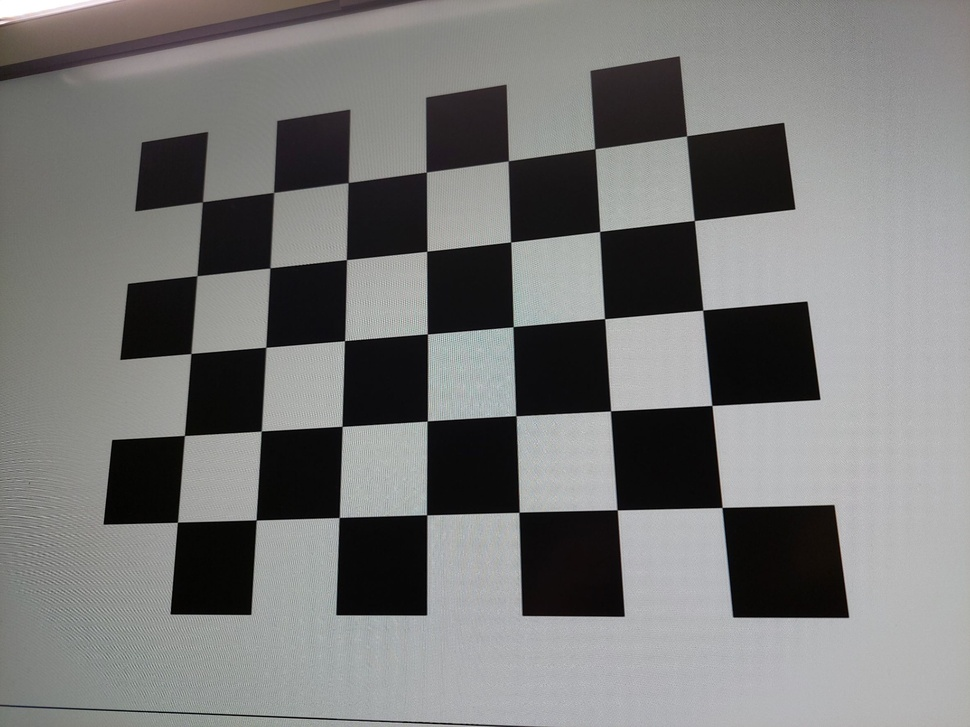
#> input picture hw9/images/camera_calibration_images/0.jpg, 970 x 727 px, shrunk from 2364 x 1773 before the run, found by its file name
$ python a.py
#> lines starting #> are read from the running program, lines starting #| are printed output that depends on the picture
### hw9/compute_fundamental_matrix.py
import numpy as np
import matplotlib.pyplot as plt
import cv2

def compute_fundamental_matrix(points1, points2):
    """
    計算基本矩陣 F
    points1, points2: 兩張圖片中對應的特徵點 (n×2 numpy array)
    """
    # 1. 資料標準化
    def normalize_points(points):
        # 計算質心
        centroid = np.mean(points, axis=0)
        # 計算到質心的平均距離
        dist = np.sqrt(np.sum((points - centroid) ** 2, axis=1))
        scale = np.sqrt(2) / np.mean(dist)

        # 標準化矩陣
        T = np.array([
            [scale, 0, -scale*centroid[0]],
            [0, scale, -scale*centroid[1]],
            [0, 0, 1]
        ])

        # 轉換為齊次座標
        points_h = np.hstack((points, np.ones((points.shape[0], 1))))
        # 應用標準化
        normalized_points = (T @ points_h.T).T

        return normalized_points[:, :2], T

    # 標準化兩組點
    norm_points1, T1 = normalize_points(points1)
    norm_points2, T2 = normalize_points(points2)

    # 2. 建立方程組
    n = len(points1)
    A = np.zeros((n, 9))
    for i in range(n):
        x1, y1 = norm_points1[i]
        x2, y2 = norm_points2[i]
        A[i] = [x2*x1, x2*y1, x2, y2*x1, y2*y1, y2, x1, y1, 1]

    # 3. 使用SVD求解
    _, _, V = np.linalg.svd(A)
    F = V[-1].reshape(3, 3)

    # 4. 強制F的秩��2
    U, S, Vt = np.linalg.svd(F)
    S[2] = 0  # 將最小的奇異值設為0
    F = U @ np.diag(S) @ Vt

    # 5. 反標準化
    F = T2.T @ F @ T1

    # 6. 正規化F
    F = F / F[2,2]
    return F

def compute_fundamental_matrix_with_RANSAC(points1, points2, threshold=1.0, num_iterations=1000):
    """
    使用RANSAC算法計算基本矩陣
    """
    best_F = None
    best_inliers = []
    max_inliers = 0

    for _ in range(num_iterations):
        # 1. 隨機選擇8個點
        idx = np.random.choice(len(points1), 8, replace=False)
        sample_points1 = points1[idx]
        sample_points2 = points2[idx]

        # 2. 計算F
        F = compute_fundamental_matrix(sample_points1, sample_points2)

        # 3. 計算所有點的誤差
        inliers = []
        for i in range(len(points1)):
            p1 = np.append(points1[i], 1)
            p2 = np.append(points2[i], 1)

            # 計算極線距離
            line = F @ p1
            error = abs(np.dot(p2, line)) / np.sqrt(line[0]**2 + line[1]**2)

            if error < threshold:
                inliers.append(i)

        # 4. 更新最佳結果
        if len(inliers) > max_inliers:
            max_inliers = len(inliers)
            best_inliers = inliers
            best_F = F


    # 5. 使用���有內點重新計算F
    if best_inliers:
        best_F = compute_fundamental_matrix(
            points1[best_inliers],
            points2[best_inliers]
        )

    return best_F, best_inliers

# [95 lines left out: functions select_corresponding_points, main, not called in this run]

# [2 lines that do not run on import are left out]

### hw9/a.py
import numpy as np
import cv2
import matplotlib.pyplot as plt
from compute_fundamental_matrix import compute_fundamental_matrix_with_RANSAC, select_corresponding_points

def compute_projection_matrices(F):
    """計算投影矩陣 P 和 P'"""
    # 確保F是2D數組
    F = np.array(F).reshape(3, 3)

    # P = [I|0] for first camera
    P1 = np.array([[1, 0, 0, 0],
                   [0, 1, 0, 0],
                   [0, 0, 1, 0]])

    # 從基本矩陣計算本質矩陣
    # 假設相機內參為單位矩陣（如果有實際的相機內參，應該使用真實值）
    E = F

    # 從本質矩陣分解得到 R 和 t
    U, _, Vt = np.linalg.svd(E)
    W = np.array([[0, -1, 0],
                  [1, 0, 0],
                  [0, 0, 1]])

    # 可能的 R 和 t
    R = U @ W @ Vt
    t = U[:, 2]

    # 確保R是旋轉矩陣（行列式為1）
    if np.linalg.det(R) < 0:
        R = -R
        t = -t

    # P' = [R|t]
    P2 = np.hstack((R, t.reshape(3, 1)))

    return P1, P2

def triangulate_points(P1, P2, points1, points2):
    """使用 DLT 進行三角測量"""
    points_3d = []
    for pt1, pt2 in zip(points1, points2):
        A = np.zeros((4, 4))
        A[0] = pt1[0] * P1[2] - P1[0]
        A[1] = pt1[1] * P1[2] - P1[1]
        A[2] = pt2[0] * P2[2] - P2[0]
        A[3] = pt2[1] * P2[2] - P2[1]

        _, _, Vt = np.linalg.svd(A)
        X = Vt[-1]
        X = X / X[3]  # 齊次座標正規化
        points_3d.append(X[:3])

    return np.array(points_3d)

def compute_reprojection_error(points_3d, points_2d, P):
    """計算重投影誤差"""
    errors = []
    for X, x in zip(points_3d, points_2d):
        # 將 3D 點投影到 2D
        X_h = np.append(X, 1)
        x_proj = P @ X_h
        x_proj = x_proj[:2] / x_proj[2]

        # 計算誤差
        error = np.linalg.norm(x_proj - x)
        errors.append(error)

    return np.mean(errors)

def plot_3d_points(points_3d, title="3D Points"):
    """繪製 3D 點雲"""
    fig = plt.figure()
    ax = fig.add_subplot(111, projection='3d')
    ax.scatter(points_3d[:, 0], points_3d[:, 1], points_3d[:, 2])
    ax.set_xlabel('X')
    ax.set_ylabel('Y')
    ax.set_zlabel('Z')
    ax.set_title(title)
    plt.show()

def upgrade_to_affine(P1, P2, points_3d):
    """將投影重建升級為仿射重建"""

    def estimate_plane_at_infinity():
        """估計無窮遠平面"""
        # 構建線性方程組來求解無窮遠平面
        n_points = len(points_3d)
        A = np.zeros((n_points, 4))

        # 使用平行性約束
        for i in range(n_points):
            X = np.append(points_3d[i], 1)  # 齊次座標
            A[i] = X

        # 使用SVD求解最小二乘解
        _, _, Vt = np.linalg.svd(A)
        pi_infinity = Vt[-1]  # 最小奇異值對應的向量
        return pi_infinity

    def compute_affine_transformation(pi_infinity):
        """計算仿射變換矩陣"""
        # 構建仿射變換矩陣
        Ha = np.eye(4)
        Ha[3, :] = pi_infinity

        return Ha

    # 1. 估計無窮遠平面
    pi_infinity = estimate_plane_at_infinity()

    # 2. 計算仿射變換矩陣
    Ha = compute_affine_transformation(pi_infinity)

    # 3. 更新3D點
    points_3d_affine = []
    for X in points_3d:
        X_h = np.append(X, 1)
        X_a = Ha @ X_h
        X_a = X_a[:3] / X_a[3]
        points_3d_affine.append(X_a)

    # 4. 更新相機矩陣
    P1_affine = P1 @ np.linalg.inv(Ha)
    P2_affine = P2 @ np.linalg.inv(Ha)

    return np.array(points_3d_affine), P1_affine, P2_affine, Ha

def upgrade_to_metric(P1_affine, P2_affine, points_3d_affine):
    """將仿射重建升級為度量重建"""

    def estimate_IAC():
        """估計絕對二次曲線 (Image of Absolute Conic)"""
        # 構建約束矩陣
        n_equations = 5
        A = np.zeros((n_equations, 6))

        # 從相機矩陣提取仿射變換部分
        A1 = P1_affine[:, :3]
        A2 = P2_affine[:, :3]

        def add_orthogonality_constraint(A_mat, row_idx):
            i1 = A_mat[0]
            i2 = A_mat[1]
            i3 = A_mat[2]

            # i1^T * i2 = 0
            A[row_idx] = [i1[0]*i2[0], i1[0]*i2[1] + i1[1]*i2[0],
                         i1[1]*i2[1], i1[2]*i2[0], i1[2]*i2[1], i1[2]*i2[2]]

            # ||i1|| = ||i2||
            A[row_idx+1] = [i1[0]**2 - i2[0]**2,
                           2*i1[0]*i1[1] - 2*i2[0]*i2[1],
                           i1[1]**2 - i2[1]**2,
                           2*i1[0]*i1[2] - 2*i2[0]*i2[2],
                           2*i1[1]*i1[2] - 2*i2[1]*i2[2],
                           i1[2]**2 - i2[2]**2]

        # 添加兩個相機約束
        add_orthogonality_constraint(A1, 0)
        add_orthogonality_constraint(A2, 2)

        # 求解線性方程組
        _, _, Vt = np.linalg.svd(A)
        omega = Vt[-1]

        # 重構 3x3 對稱矩陣
        Omega = np.array([[omega[0], omega[1], omega[3]],
                         [omega[1], omega[2], omega[4]],
                         [omega[3], omega[4], omega[5]]])

        # 確保矩陣是正定的
        eigenvals, eigenvecs = np.linalg.eigh(Omega)
        eigenvals = np.abs(eigenvals)  # 使所有特徵值為正
        Omega = eigenvecs @ np.diag(eigenvals) @ eigenvecs.T

        return Omega

    def compute_metric_transformation(Omega):
        """計算度量變換矩陣"""
        try:
            # 嘗試 Cholesky 分解
            L = np.linalg.cholesky(Omega)
        except np.linalg.LinAlgError:
            # 如果 Cholesky 分解失敗，使用特徵值分解
            eigenvals, eigenvecs = np.linalg.eigh(Omega)
            # 確保所有特徵值為正
            eigenvals = np.abs(eigenvals)
            # 計算等效的分解
            L = eigenvecs @ np.diag(np.sqrt(eigenvals))

        # 構建度量變換矩陣
        Hm = np.eye(4)
        Hm[:3, :3] = np.linalg.inv(L.T)

        return Hm

    # 1. 估計 IAC
    Omega = estimate_IAC()

    # 2. 計算度量變換矩陣
    Hm = compute_metric_transformation(Omega)

    # 3. 更新3D點
    points_3d_metric = []
    for X in points_3d_affine:
        X_h = np.append(X, 1)
        X_m = Hm @ X_h
        X_m = X_m[:3] / X_m[3]
        points_3d_metric.append(X_m)

    # 4. 更新相機矩陣
    P1_metric = P1_affine @ np.linalg.inv(Hm)
    P2_metric = P2_affine @ np.linalg.inv(Hm)

    return np.array(points_3d_metric), P1_metric, P2_metric, Hm

def main():
    # 讀取圖片
    img1 = cv2.imread('hw9/images/camera_calibration_images/0.jpg')
#> img1 is the input picture: shape (727, 970, 3); mean B, G, R 119.4, 120.4, 120.3
    img2 = cv2.imread('hw9/images/camera_calibration_images/1.jpg')
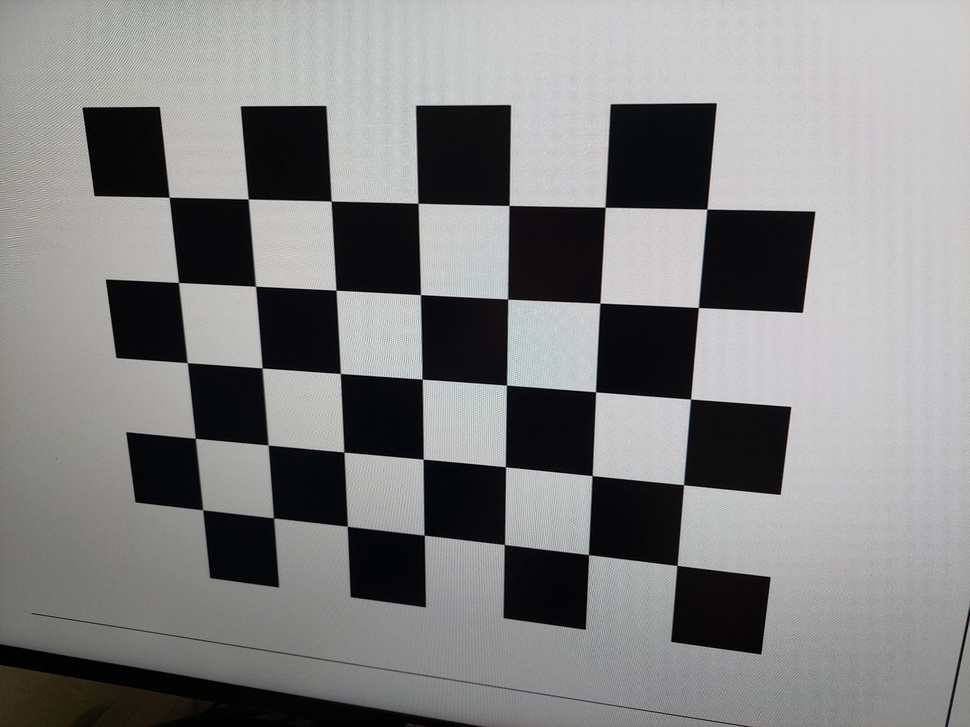
#> input picture hw9/images/camera_calibration_images/1.jpg, 970 x 727 px, shrunk from 2364 x 1773 before the run, found by its file name
#> img2 is the input picture: shape (727, 970, 3); mean B, G, R 130.1, 130.3, 130.2

    if img1 is None or img2 is None:
        print("無法讀取圖片！")
        return

    # 棋盤格參數
    CHECKERBOARD = (5, 7)
    criteria = (cv2.TERM_CRITERIA_EPS + cv2.TERM_CRITERIA_MAX_ITER, 30, 0.001)

    # 找到棋盤格角點
    gray1 = cv2.cvtColor(img1, cv2.COLOR_BGR2GRAY)
    gray2 = cv2.cvtColor(img2, cv2.COLOR_BGR2GRAY)

    ret1, corners1 = cv2.findChessboardCorners(gray1, CHECKERBOARD,
                                             cv2.CALIB_CB_ADAPTIVE_THRESH +
                                             cv2.CALIB_CB_FAST_CHECK +
                                             cv2.CALIB_CB_NORMALIZE_IMAGE)
#> ret1 = True; corners1 = 35 rows, first 8: [686.6, 135.8], [694.3, 220.5], [702.7, 310.1], [711.9, 405.4], [722, 507.5], [594.9, 148.8], [599.6, 231.5], [604.6, 318.6]

    ret2, corners2 = cv2.findChessboardCorners(gray2, CHECKERBOARD,
                                             cv2.CALIB_CB_ADAPTIVE_THRESH +
                                             cv2.CALIB_CB_FAST_CHECK +
                                             cv2.CALIB_CB_NORMALIZE_IMAGE)
#> ret2 = True; corners2 = 35 rows, first 8: [706.8, 209.2], [698.4, 307.5], [690.5, 399], [683.6, 484.7], [677, 565.4], [605.2, 207.2], [599.8, 303.2], [595.6, 391.8]

    if ret1 and ret2:
        # 優化角點位置
        corners1 = cv2.cornerSubPix(gray1, corners1, (11,11), (-1,-1), criteria)
#> corners1 = 35 rows, first 8: [686.5, 135.8], [694.3, 220.5], [702.7, 310.1], [711.8, 405.4], [722.1, 507.5], [594.8, 148.7], [599.6, 231.5], [604.5, 318.6]
        corners2 = cv2.cornerSubPix(gray2, corners2, (11,11), (-1,-1), criteria)
#> corners2 = 35 rows, first 8: [706.9, 209.1], [698.4, 307.5], [690.5, 399], [683.5, 484.7], [677, 565.4], [605.1, 207.2], [599.8, 303.1], [595.6, 391.8]

        # 轉換角點格式
        points1 = corners1.reshape(-1, 2)
#> points1 = 35 pairs, first value 177.4 to 722.1, second value 135.8 to 522.2
        points2 = corners2.reshape(-1, 2)
#> points2 = 35 pairs, first value 169.1 to 706.9, second value 197.2 to 565.4

        # 計算基本矩陣
        F, inliers = compute_fundamental_matrix_with_RANSAC(points1, points2)
#> the loop in compute_fundamental_matrix_with_RANSAC, `for _ in range(num_iterations):` made 1000 passes
#> (idx, T1 in compute_fundamental_matrix, T2 in compute_fundamental_matrix) on passes 1 to 3: ([29, 20, 16, 28, 22, 15, 10, 2], [[0.00861, 0, -3.52], [0, 0.00861, -2.55], [0, 0, 1]], [[0.009, 0, -3.66], [0, 0.009, -2.97], [0, 0, 1]]), ([17, 34, 12, 21, 24, 16, 7, 29], [[0.00885, 0, -3.42], [0, 0.00885, -3.37], [0, 0, 1]], [[0.0101, 0, -3.93], [0, 0.0101, -4.17], [0, 0, 1]]), ([2, 30, 23, 16, 13, 28, 9, 1], [[0.00716, 0, -3.37], [0, 0.00716, -2.48], [0, 0, 1]], [[0.00723, 0, -3.33], [0, 0.00723, -2.82], [0, 0, 1]])
#> (idx, T1 in compute_fundamental_matrix) on pass 35: ([34, 22, 18, 23, 20, 1, 8, 29], [[0.00804, 0, -3.22], [0, 0.00804, -3.06], [0, 0, 1]])
        print("Fundamental Matrix:\n", F)
#| Fundamental Matrix:
#|  [[ 2.05830502e-07  1.97670711e-06  6.35259401e-03]
#|  [ 3.20098115e-06  9.46022930e-07 -4.13020326e-04]
#|  [-8.49858684e-03 -2.54068776e-03  1.00000000e+00]]

        # 1. 投影重建
        P1, P2 = compute_projection_matrices(F)
        points_3d = triangulate_points(P1, P2, points1, points2)
#> the loop in triangulate_points, `for pt1, pt2 in zip(points1, points2):` made 35 passes
#> (pt1, pt2) on passes 1 to 12: ([686.5, 135.8], [706.9, 209.1]), ([694.3, 220.5], [698.4, 307.5]), ([702.7, 310.1], [690.5, 399]), ([711.8, 405.4], [683.5, 484.7]), ([722.1, 507.5], [677, 565.4]), ([594.8, 148.7], [605.1, 207.2]), ([599.6, 231.5], [599.8, 303.1]), ([604.5, 318.6], [595.6, 391.8]), ([610.5, 410.8], [592.1, 475.6]), ([617.1, 509.8], [588.5, 554.6]), ([508.3, 160.8], [509, 205.5]), ([510.6, 241.9], [507.6, 299.1])

        # 計算重投影誤差
        error1 = compute_reprojection_error(points_3d, points1, P1)
#> the loop in compute_reprojection_error, `for X, x in zip(points_3d, points_2d):` made 35 passes
#> (X, x) on passes 1 to 12: ([-0.19, 0.567, -0.000108], [686.5, 135.8]), ([-0.18, 0.537, -1.15e-05], [694.3, 220.5]), ([-0.17, 0.508, 6.49e-05], [702.7, 310.1]), ([-0.161, 0.482, 0.00012], [711.8, 405.4]), ([-0.154, 0.46, 0.000157], [722.1, 507.5]), ([-0.186, 0.557, -7.41e-05], [594.8, 148.7]), ([-0.175, 0.523, 3.95e-05], [599.6, 231.5]), ([-0.165, 0.493, 0.000123], [604.5, 318.6]), ([-0.156, 0.466, 0.000178], [610.5, 410.8]), ([-0.149, 0.445, 0.000211], [617.1, 509.8]), ([-0.182, 0.544, -1.72e-05], [508.3, 160.8]), ([-0.17, 0.507, 0.000113], [510.6, 241.9])
        error2 = compute_reprojection_error(points_3d, points2, P2)
#> the loop in compute_reprojection_error (call 2), `for X, x in zip(points_3d, points_2d):` made 35 passes
#> (X, x) on passes 1 to 12: ([-0.19, 0.567, -0.000108], [706.9, 209.1]), ([-0.18, 0.537, -1.15e-05], [698.4, 307.5]), ([-0.17, 0.508, 6.49e-05], [690.5, 399]), ([-0.161, 0.482, 0.00012], [683.5, 484.7]), ([-0.154, 0.46, 0.000157], [677, 565.4]), ([-0.186, 0.557, -7.41e-05], [605.1, 207.2]), ([-0.175, 0.523, 3.95e-05], [599.8, 303.1]), ([-0.165, 0.493, 0.000123], [595.6, 391.8]), ([-0.156, 0.466, 0.000178], [592.1, 475.6]), ([-0.149, 0.445, 0.000211], [588.5, 554.6]), ([-0.182, 0.544, -1.72e-05], [509, 205.5]), ([-0.17, 0.507, 0.000113], [507.6, 299.1])

        print("Projective Reconstruction:")
        print("P1:\n", P1)
#| P1:
#|  [[1 0 0 0]
#|  [0 1 0 0]
#|  [0 0 1 0]]
        print("P2:\n", P2)
#| P2:
#|  [[ 1.27132915e-02  9.96358127e-03 -9.99869541e-01 -5.70364730e-03]
#|  [-3.17482089e-01  9.48248822e-01  5.41241795e-03 -9.99983663e-01]
#|  [ 9.48179042e-01  3.17371861e-01  1.52186223e-02 -3.76780623e-04]]
        print(f"Reprojection errors: {error1:.3f}, {error2:.3f}")
#| Reprojection errors: 4867.379, 765.994

        # 繪製 3D 點雲
        plot_3d_points(points_3d, "Projective Reconstruction")
#> in plot_3d_points, `plt.show()`:
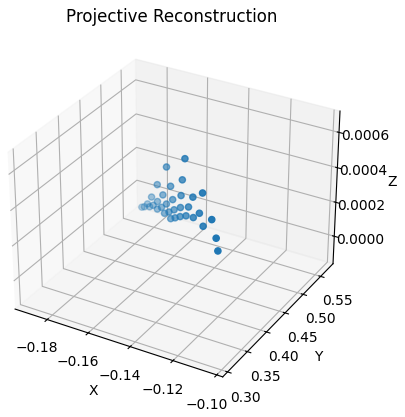
#> figure drawn by matplotlib, 1 panel

        # 2. 仿射重建
        points_3d_affine, P1_affine, P2_affine, Ha = upgrade_to_affine(P1, P2, points_3d)
#> the loop in upgrade_to_affine, `for X in points_3d:` made 35 passes
#> X on passes 1 to 12: [-0.19, 0.567, -0.000108], [-0.18, 0.537, -1.15e-05], [-0.17, 0.508, 6.49e-05], [-0.161, 0.482, 0.00012], [-0.154, 0.46, 0.000157], [-0.186, 0.557, -7.41e-05], [-0.175, 0.523, 3.95e-05], [-0.165, 0.493, 0.000123], [-0.156, 0.466, 0.000178], [-0.149, 0.445, 0.000211], [-0.182, 0.544, -1.72e-05], [-0.17, 0.507, 0.000113]

        # 計算仿射重建的重投影誤差
        error1_affine = compute_reprojection_error(points_3d_affine, points1, P1_affine)
        error2_affine = compute_reprojection_error(points_3d_affine, points2, P2_affine)

        print("\nAffine Reconstruction:")
        print("P1_affine:\n", P1_affine)
#| P1_affine:
#|  [[1. 0. 0. 0.]
#|  [0. 1. 0. 0.]
#|  [0. 0. 1. 0.]]
        print("P2_affine:\n", P2_affine)
#| P2_affine:
#|  [[-3.31478160e+00 -1.11296929e+00 -1.08400593e+01  1.04480892e+01]
#|  [-5.83705682e+02 -1.95928323e+02 -1.72521154e+03  1.83179603e+03]
#|  [ 7.28366081e-01  2.43191372e-01 -6.34820314e-01  6.90196525e-01]]
        print(f"Reprojection errors: {error1_affine:.3f}, {error2_affine:.3f}")
#| Reprojection errors: 4867.379, 765.994

        # 繪製仿射重建的3D點雲
        plot_3d_points(points_3d_affine, "Affine Reconstruction")
#> call 2 of plot_3d_points, with points_3d = array of shape (35, 3), title = 'Affine Reconstruction'
#> in plot_3d_points (call 2), `plt.show()`:
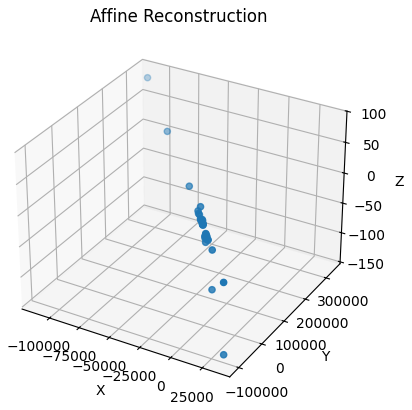
#> figure drawn by matplotlib, 1 panel

        # 3. 度量重建
        points_3d_metric, P1_metric, P2_metric, Hm = upgrade_to_metric(P1_affine, P2_affine, points_3d_affine)
#> the loop in upgrade_to_metric, `for X in points_3d_affine:` made 35 passes
#> X on passes 1 to 12: [2486, -7436.3, 1.42], [4830.9, -14445.1, 0.31], [14232.4, -42542.2, -5.44], [-112717.9, 336827.6, 84.16], [-28221.2, 84312.4, 28.83], [2601.1, -7778.2, 1.03], [6850.8, -20476.3, -1.55], [-71457.9, 213488.7, 53.36], [-10774.5, 32179.4, 12.3], [-9170.5, 27382.4, 12.98], [3187.7, -9528.1, 0.302], [34372.2, -102671.1, -22.95]

        # 計算度量重建的重投影誤差
        error1_metric = compute_reprojection_error(points_3d_metric, points1, P1_metric)
        error2_metric = compute_reprojection_error(points_3d_metric, points2, P2_metric)

        print("\nMetric Reconstruction:")
        print("P1_metric:\n", P1_metric)
#| P1_metric:
#|  [[ 8.39505463e-01  1.40789634e-04 -1.29884727e-02  0.00000000e+00]
#|  [ 0.00000000e+00  8.39666594e-01 -3.46006237e-02  0.00000000e+00]
#|  [ 0.00000000e+00  0.00000000e+00  2.73024713e-01  0.00000000e+00]]
        print("P2_metric:\n", P2_metric)
#| P2_metric:
#|  [[-2.78277726e+00 -9.34989822e-01 -2.87804070e+00  1.04480892e+01]
#|  [-4.90024109e+02 -1.64596647e+02 -4.56664697e+02  1.83179603e+03]
#|  [ 6.11467304e-01  2.04302217e-01 -1.91196570e-01  6.90196525e-01]]
        print(f"Reprojection errors: {error1_metric:.3f}, {error2_metric:.3f}")
#| Reprojection errors: 4867.379, 765.994

        # 繪製度量重建的3D點雲
        plot_3d_points(points_3d_metric, "Metric Reconstruction")
#> call 3 of plot_3d_points, with points_3d = array of shape (35, 3), title = 'Metric Reconstruction'
#> in plot_3d_points (call 3), `plt.show()`:
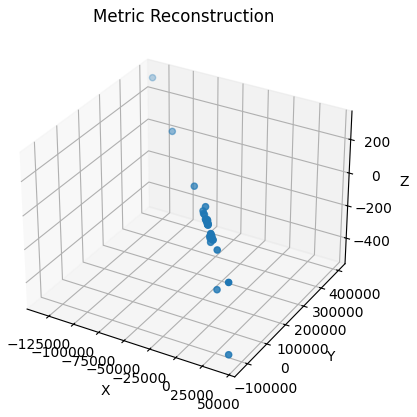
#> figure drawn by matplotlib, 1 panel
    else:
        print("無法在圖片中找到棋盤格角點！")

if __name__ == "__main__":
    main()
